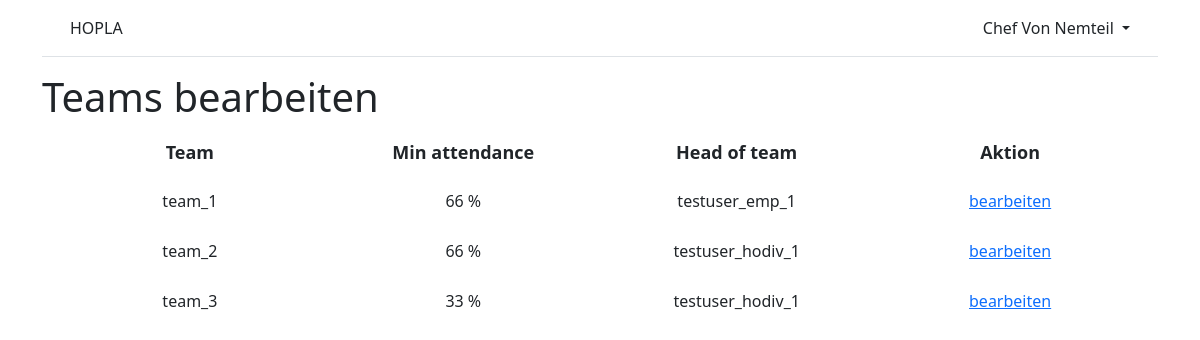
Screenshot of /accounts/teams_edit/ (signed in) with the database file from the repository.
### accounts/models.py (models this page shows, shortened)
class Employee(AbstractUser):
    reg_num = models.PositiveIntegerField(null=True, blank=True)
    supervisor = models.ForeignKey(
        'self',
        on_delete=models.CASCADE,
        null=True,
        blank=True,
    )
    team = models.ForeignKey(
        "Team",
        on_delete=models.CASCADE,
        null=False,
        blank=False,
    )
    class Role(models.TextChoices):
        HODEP = ("HODep", "head of department")
        HODIV = ("HODiv", "head of division")
        HOT = ("HOT", "head of team")
        EMP = ("Emp", "employee")
    role = models.CharField(
        max_length=5,
        choices=Role.choices,
        default="Emp",
    )

class Team(models.Model):
    name = models.CharField(max_length=30)
    head = models.ForeignKey(
        "Employee",
        related_name='head_team',
        on_delete=models.CASCADE,
        null=True,
        blank=True,
    )
    class MinAttendance(models.TextChoices):
        ZERO = ("0", "0%")
        QUARTER = ("25", "25%")
        THIRD = ("33", "33%")
        HALF = ("50", "50%")
        TWOTHIRD = ("66", "66%")
        THREEQUARTER = ("75", "75%")
        ALL = ("100", "100%")
    min_attendance = models.CharField(
        max_length=3,
        choices=MinAttendance.choices,
        default=100,
    )
    division = models.ForeignKey(
        "Division",
        on_delete=models.CASCADE,
        null=True,
        blank=True,
    )

### accounts/views.py (the view)
# urls.py: path("teams_edit/", TeamsEditView.as_view(), name="teams_edit"),
class TeamsEditView(LoginRequiredMixin, TemplateView):
    template_name = "registration/teams_edit.html"
    def get_context_data(self, **kwargs):
        context = super().get_context_data(**kwargs)
        context['teams'] = Team.objects.all()
        return context

### templates/registration/teams_edit.html (shortened to what this page needs)
{% extends "base.html" %}
{% block content %}
{% if user.is_authenticated %}
    {% if user.role == "HODiv" %}
        <h1>Teams bearbeiten</h1>
        <table class="infolist">
            <tr>
                <th>Team</th>
                <th>Min attendance</th>
                <th>Head of team</th>
                <th>Aktion</th>
            </tr>
        {% for team in teams %}
            {% if user.team.division == team.division %}
            <tr>
                <td>{{ team.name }}</td>
                <td>{{ team.min_attendance }} %</td>
                <td>{{ team.head }}</td>
                <td><a href="{% url 'team_change' team.id %}">bearbeiten</a></td>
            </tr>
            {% endif %}
        {% endfor %}
        </table>
        <br>
    {% endif %}
{% endif %}
{% endblock content %}

### templates/base.html (shortened to what this page needs)
<!DOCTYPE html>
{% load static %}
<html>
<head>
  {% load bootstrap5 %}
  {% bootstrap_css %}
  <link rel="stylesheet" href="{% static 'css/base.css' %}">
</head>
<body>
<div class="container">
  <header class="p-3 mb-3 border-bottom">
    <div class="container">
      <div class="d-flex flex-wrap align-items-center justify-content-center justify-content-lg-start">
        <a class="navbar-brand" href="{% url 'home' %}">HOPLA</a>
        {% if user.is_authenticated %}
        <div class="dropdown text-end">
          <a href="#" class="d-block link-dark text-decoration-none dropdown-toggle"
            id="dropdownUser1" data-bs-toggle="dropdown" aria-expanded="false">
            {{ user.first_name }} {{ user.last_name }}
          </a>
        </div>
        {% else %}
        <div class="text-end">
          <a href="{% url 'login' %}" class="btn btn-outline-primary me-2">
            Log In</a>
          <a href="{% url 'signup' %}" class="btn btn-primary">Sign Up</a>
        </div>
        {% endif %}
      </div>
    </div>
  </header>
  <main>
    {% block content %}
    {% endblock content %}
  </main>
</div>
</body>
</html>

### static/css/base.css (style rules this page uses)
.infolist { width: 98%; height: 98%; margin: auto; font-size: 13px; border: 0; }
.infolist tr, .infolist td { border: 0; }
.infolist th { padding: 10px; text-align: center; font-size: 18px; }
.infolist td { vertical-align: middle; text-align: center; width: 200px; height: 50px; font-size: 16px; }

### rows the page displays
Employee: first_name "Chef", last_name "Von Nemteil"
Team: name "team_1", min_attendance "66", head "testuser_emp_1"
Team: name "team_2", min_attendance "66", head "testuser_hodiv_1"
Team: name "team_3", min_attendance "33", head "testuser_hodiv_1"
